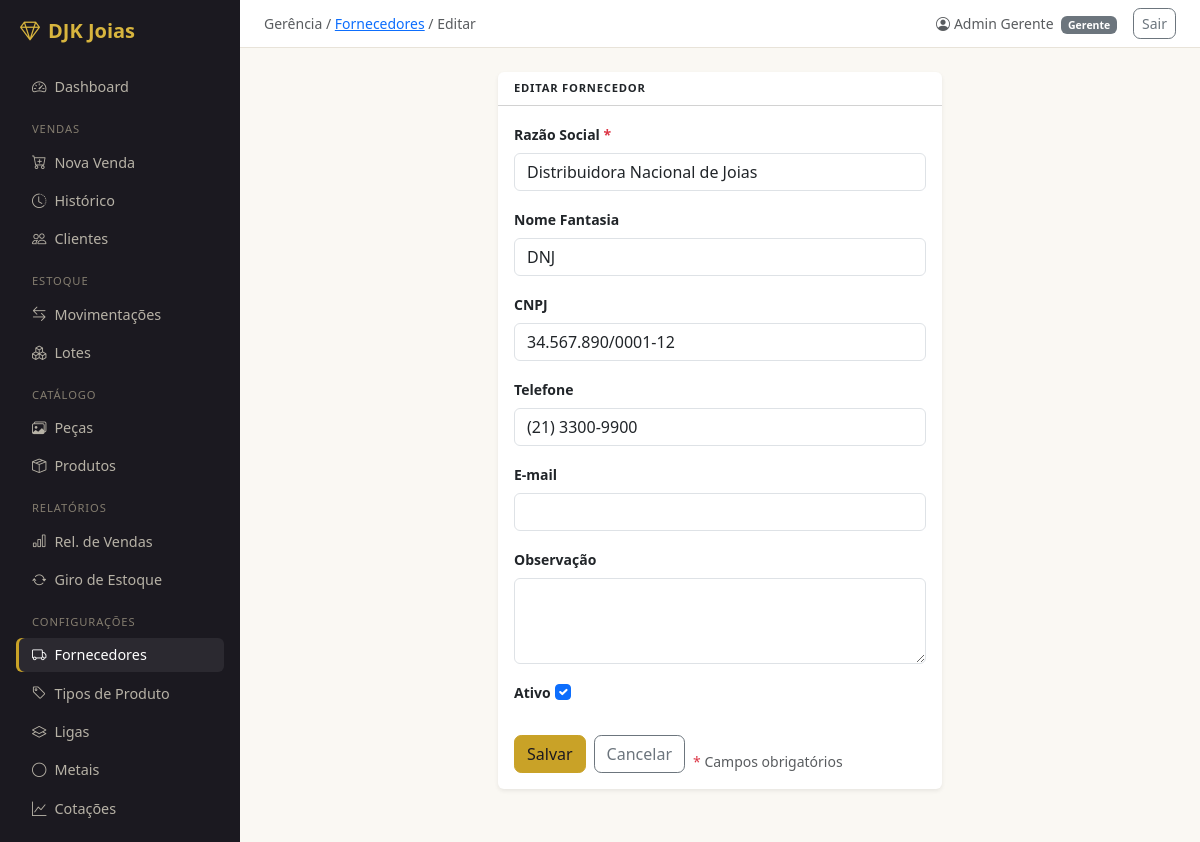
The page /vendas/fornecedores/3/editar/ (signed in) on the database as committed earlier.
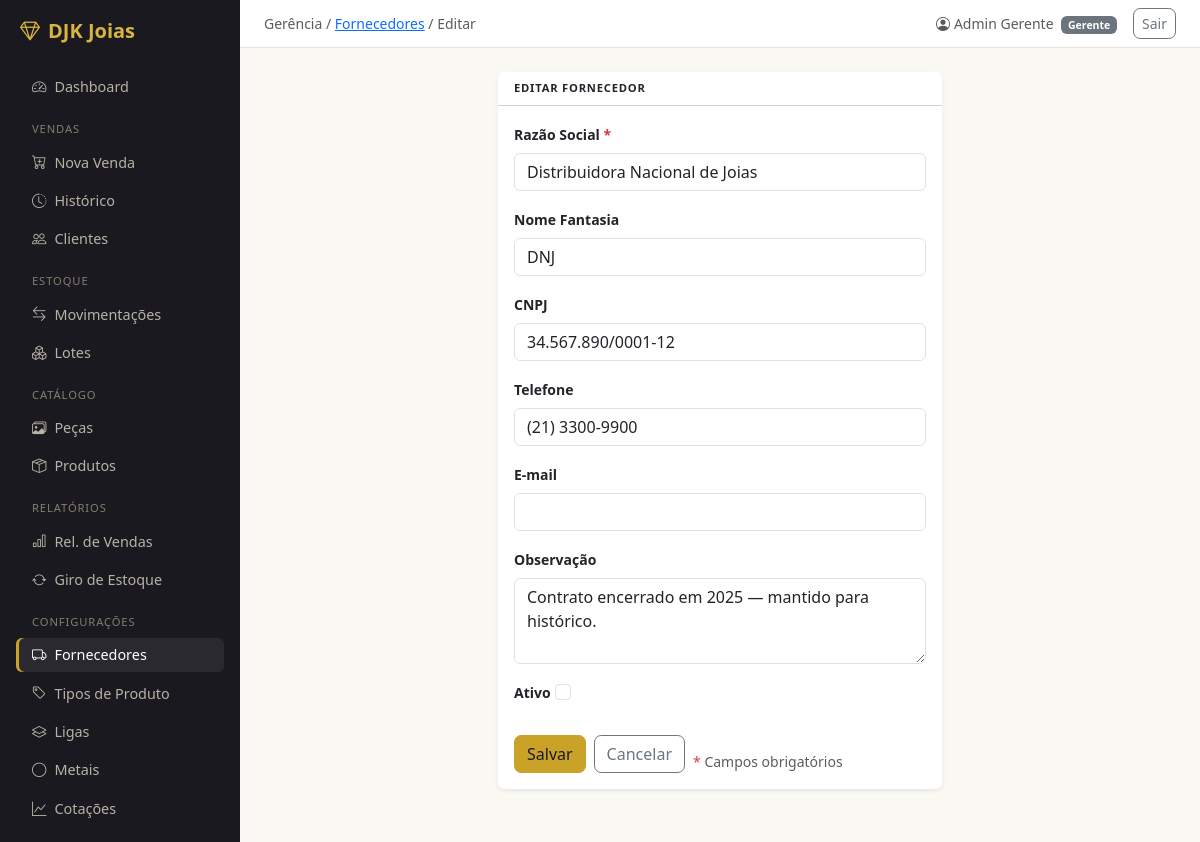
The same page on the database as committed later.
### vendas/models.py (models this page shows, shortened)
class Fornecedor(models.Model):
    razao_social  = models.CharField(max_length=200, db_index=True)
    nome_fantasia = models.CharField(max_length=200, blank=True)
    cnpj          = models.CharField(max_length=18, unique=True, blank=True, null=True)
    email         = models.EmailField(blank=True)
    telefone      = models.CharField(max_length=20, blank=True)
    observacao    = models.TextField(blank=True)
    ativo         = models.BooleanField(default=True)
    criado_em     = models.DateTimeField(auto_now_add=True)
    class Meta:
        verbose_name        = 'Fornecedor'
        verbose_name_plural = 'Fornecedores'
        ordering            = ['razao_social']

### vendas/views.py (the view, shortened to what this page needs)
# urls.py: path('fornecedores/<int:pk>/editar/', views.FornecedorUpdateView.as_view(), name='fornecedor_update'),
class FornecedorUpdateView(GerenteRequiredMixin, UpdateView):
    model         = Fornecedor
    form_class    = FornecedorForm
    template_name = 'vendas/fornecedor_form.html'
    success_url   = reverse_lazy('vendas:fornecedor_list')

### vendas/forms.py
class FornecedorForm(forms.ModelForm):
    class Meta:
        model  = Fornecedor
        fields = ['razao_social', 'nome_fantasia', 'cnpj', 'telefone', 'email', 'observacao', 'ativo']
        widgets = {
            'razao_social':  forms.TextInput(attrs={'class': 'form-control'}),
            'nome_fantasia': forms.TextInput(attrs={'class': 'form-control'}),
            'cnpj':          forms.TextInput(attrs={'class': 'form-control'}),
            'telefone':      forms.TextInput(attrs={'class': 'form-control'}),
            'email':         forms.EmailInput(attrs={'class': 'form-control'}),
            'observacao':    forms.Textarea(attrs={'class': 'form-control', 'rows': 3}),
            'ativo':         forms.CheckboxInput(attrs={'class': 'form-check-input'}),
        }
        labels = {
            'razao_social':  'Razão Social',
            'nome_fantasia': 'Nome Fantasia',
            'cnpj':          'CNPJ',
            'telefone':      'Telefone',
            'email':         'E-mail',
            'observacao':    'Observação',
            'ativo':         'Ativo',
        }

### usuarios/models.py (called while the page is built)
    @property
    def is_gerente(self):
        return self.perfil == self.Perfil.GERENTE

### templates/vendas/fornecedor_form.html (shortened to what this page needs)
{% extends 'base.html' %}
{% block breadcrumb %}Gerência / <a href="{% url 'vendas:fornecedor_list' %}">Fornecedores</a> / {% if form.instance.pk %}Editar{% else %}Novo{% endif %}{% endblock %}
{% block content %}
<div class="row justify-content-center">
  <div class="col-md-6">
    <div class="card border-0 shadow-sm">
      <div class="card-header bg-transparent fw-semibold small">
        {% if form.instance.pk %}Editar fornecedor{% else %}Cadastrar fornecedor{% endif %}
      </div>
      <div class="card-body">
        <form method="post" novalidate>
          {% for field in form %}
          <div class="mb-3">
            <label class="form-label small fw-semibold">{{ field.label }}{% if field.field.required %} <span class="text-danger">*</span>{% endif %}</label>
            {{ field }}
          </div>
          {% endfor %}
          <div class="d-flex gap-2 mt-4">
            <button type="submit" class="btn btn-warning">Salvar</button>
            <a href="{% url 'vendas:fornecedor_list' %}" class="btn btn-outline-secondary">Cancelar</a>
          <p class="text-muted small mt-3 mb-0"><span class="text-danger">*</span> Campos obrigatórios</p>
          </div>
        </form>
      </div>
    </div>
  </div>
</div>
{% endblock %}

Rows that differ between the two databases and show on the page:
changed Fornecedor "Distribuidora Nacional de Joias": observacao (not shown) → "Contrato encerrado em 2025 — mantido para histórico."; ativo "☑" → "☐"
